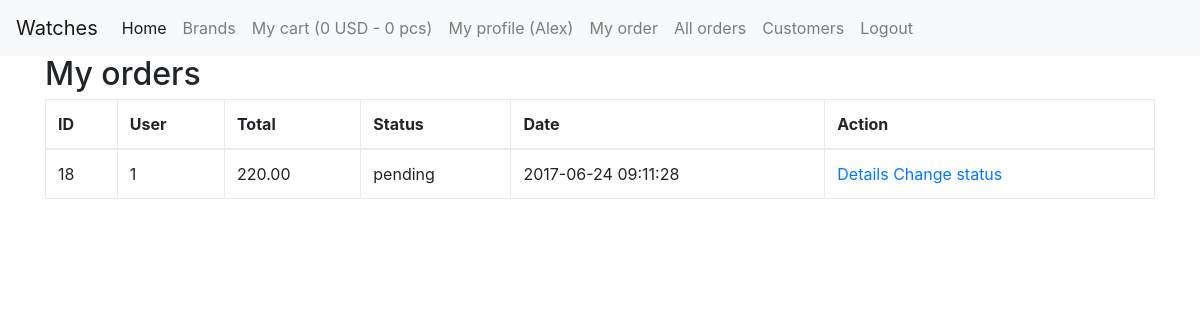
/my_order_list.php (signed in), run on the app's committed database.
### tables this page shows
CREATE TABLE `orders` (
  `id` int(11) NOT NULL,
  `total` decimal(10,2) NOT NULL,
  `status` varchar(255) NOT NULL,
  `user_id` int(11) NOT NULL,
  `created_at` datetime NOT NULL
);

### classes/Order.class.php (called while the page is built, shortened)
<?php
class Order extends Database
{
    protected $userId;
    public function setUserId($_userId)
    {
        $this->userId = $_userId;
    }
    public function getAllByUserId()
    {
        $sql = "SELECT * FROM orders
                WHERE user_id = $this->userId
                ORDER by id DESC";
        $stmt = $this->conn->prepare($sql);
        $stmt->execute();
        $orders = $stmt->fetchAll();
        return $orders;
    }
}

### classes/Database.class.php (called while the page is built, shortened)
<?php
class Database
{
    protected $dbserver = "localhost";
    protected $dbusername = "root";
    protected $dbpassword = "";
    protected $dbname = "curs";
    public function connect()
    {
        try {
            $this->conn = new PDO(
                                "mysql:host=" . $this->dbserver . ";
                                dbname=" . $this->dbname,
                                $this->dbusername,
                                $this->dbpassword);
        } catch (PDOException $e) {
            echo $e->getMessage();
        }
    }
}

### my_order_list.php (the view)
<?php
include "header.php";
$order = new Order();
$order->setUserId($user["id"]);
$orders = $order->getAllByUserId();
?>
<h2>My orders</h2>
<table class="table table-hover table-bordered">
    <thead>
    <tr>
        <th>ID</th>
        <th>User</th>
        <th>Total</th>
        <th>Status</th>
        <th>Date</th>
        <th>Action</th>
    </tr>
    </thead>
    <tbody>
    <?php foreach ($orders as $order) : ?>
        <tr>
            <td> <?= $order["id"] ?> </td>
            <td> <?= $order["user_id"] ?> </td>
            <td> <?= $order["total"] ?> </td>
            <td> <?= $order["status"] ?> </td>
            <td> <?= $order["created_at"] ?> </td>
            <td>
                <a href="order_items.php?orderId=<?= $order['id']; ?>">Details</a>
                <a href="order_status_update_form.php?orderId=<?= $order['id'] ?>">Change status</a>
            </td>
        </tr>
    <?php endforeach ?>
    </tbody>
</table>
<?php include "footer.php" ?>

### data on the page
orders: id "18", user "1", total "220.00", status "pending", created_at "2017-06-24 09:11:28"

### other printed values
$cart->calculateTotal() "0"
$cart->countProducts() "0"
$user["username"] "Alex"
